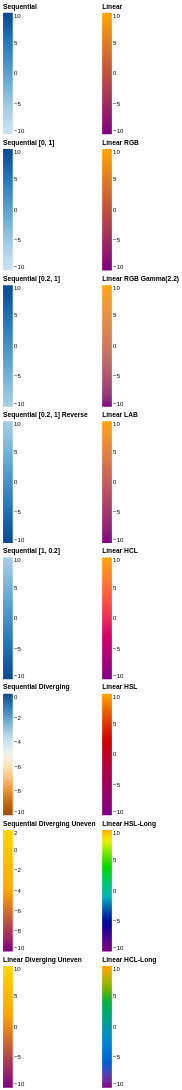

Write a Vega-Lite specification for this figure.
### Vega specification from a JSON file in a GitHub repository (floating-point values rounded to 4 significant figures)
{"$schema": "https://vega.github.io/schema/vega/v3.0.json", "padding": 5, "config": {"legend": {"offset": 5, "gradientWidth": 300}}, "signals": [{"name": "seqScheme", "value": "blues"}, {"name": "linearRange", "value": ["purple", "orange"]}], "data": [{"name": "table", "values": [{"u": -10}, {"u": 10}]}], "scales": [{"name": "seq0", "type": "sequential", "range": {"scheme": {"signal": "seqScheme"}}, "domain": {"data": "table", "field": "u"}}, {"name": "seq1", "type": "sequential", "range": {"scheme": {"signal": "seqScheme"}, "extent": [0, 1]}, "domain": {"data": "table", "field": "u"}}, {"name": "seq2", "type": "sequential", "range": {"scheme": {"signal": "seqScheme"}, "extent": [0.2, 1]}, "domain": {"data": "table", "field": "u"}}, {"name": "seq3", "type": "sequential", "range": {"scheme": {"signal": "seqScheme"}, "extent": [0.2, 1]}, "reverse": true, "domain": {"data": "table", "field": "u"}}, {"name": "seq4", "type": "sequential", "range": {"scheme": {"signal": "seqScheme"}, "extent": [1, 0.2]}, "domain": {"data": "table", "field": "u"}}, {"name": "seq5", "type": "sequential", "range": "diverging", "domain": {"data": "table", "field": "u"}, "domainMid": 0}, {"name": "seq6", "type": "sequential", "range": ["purple", "orange", "gold"], "domain": {"data": "table", "field": "u"}, "domainMid": 2}, {"name": "seq7", "type": "linear", "range": ["purple", "orange", "gold"], "domain": {"data": "table", "field": "u"}, "domainMid": 2}, {"name": "lin0", "type": "linear", "range": {"signal": "linearRange"}, "domain": {"data": "table", "field": "u"}}, {"name": "lin1", "type": "linear", "range": {"signal": "linearRange"}, "interpolate": "rgb", "domain": {"data": "table", "field": "u"}}, {"name": "lin2", "type": "linear", "range": {"signal": "linearRange"}, "interpolate": {"type": "rgb", "gamma": 2.2}, "domain": {"data": "table", "field": "u"}}, {"name": "lin3", "type": "linear", "range": {"signal": "linearRange"}, "interpolate": "lab", "domain": {"data": "table", "field": "u"}}, {"name": "lin4", "type": "linear", "range": {"signal": "linearRange"}, "interpolate": "hcl", "domain": {"data": "table", "field": "u"}}, {"name": "lin5", "type": "linear", "range": {"signal": "linearRange"}, "interpolate": "hsl", "domain": {"data": "table", "field": "u"}}, {"name": "lin6", "type": "linear", "range": {"signal": "linearRange"}, "interpolate": "hsl-long", "domain": {"data": "table", "field": "u"}}, {"name": "lin7", "type": "linear", "range": {"signal": "linearRange"}, "interpolate": "hcl-long", "domain": {"data": "table", "field": "u"}}], "legends": [{"orient": "left", "type": "gradient", "fill": "seq0", "title": "Sequential"}, {"orient": "left", "type": "gradient", "fill": "seq1", "title": "Sequential [0, 1]"}, {"orient": "left", "type": "gradient", "fill": "seq2", "title": "Sequential [0.2, 1]"}, {"orient": "left", "type": "gradient", "fill": "seq3", "title": "Sequential [0.2, 1] Reverse"}, {"orient": "left", "type": "gradient", "fill": "seq4", "title": "Sequential [1, 0.2]"}, {"orient": "left", "type": "gradient", "fill": "seq5", "title": "Sequential Diverging"}, {"orient": "left", "type": "gradient", "fill": "seq6", "title": "Sequential Diverging Uneven"}, {"orient": "left", "type": "gradient", "fill": "seq7", "title": "Linear Diverging Uneven"}, {"orient": "right", "type": "gradient", "fill": "lin0", "title": "Linear"}, {"orient": "right", "type": "gradient", "fill": "lin1", "title": "Linear RGB"}, {"orient": "right", "type": "gradient", "fill": "lin2", "title": "Linear RGB Gamma(2.2)"}, {"orient": "right", "type": "gradient", "fill": "lin3", "title": "Linear LAB"}, {"orient": "right", "type": "gradient", "fill": "lin4", "title": "Linear HCL"}, {"orient": "right", "type": "gradient", "fill": "lin5", "title": "Linear HSL"}, {"orient": "right", "type": "gradient", "fill": "lin6", "title": "Linear HSL-Long"}, {"orient": "right", "type": "gradient", "fill": "lin7", "title": "Linear HCL-Long"}]}
